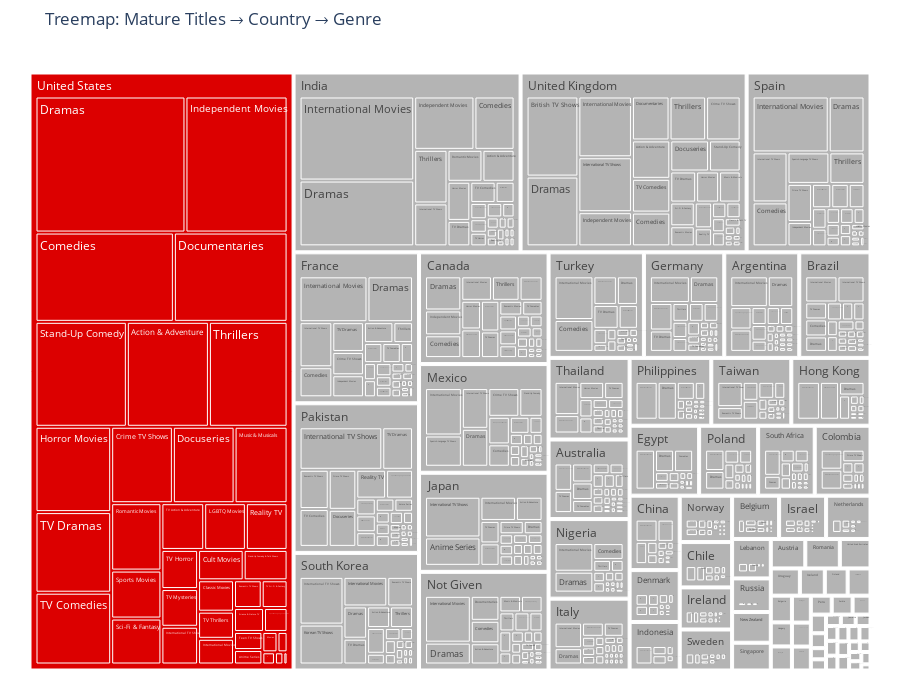

The notebook cell this image was saved under:
### Markdown cell above
### design
- Ggf. mehr Fokus auf etwas, das noch erst in der STory entdeckt wird?

### Story
- Herunterbrechen, damit keine falschen Ideen passieren bezüglich dem Mature-Content (Porn?)
- Es gibt Comedies, die als Mature gelten in den USA, was möglicherweise in Europa lächerlich wäre (verklagungen? Microwave-Hints)

### Code cell
import plotly.express as px

# Datensatz filtern
df_mature = df_netflix.query('rating_age >= 17')
df_mature_exp = df_mature.explode('genres_list')

# Nur gültige Einträge (Genres + Country)
df_mature_exp = df_mature_exp.dropna(subset=["country", "genres_list"])

# Top-Land bestimmen
country_counts = (
    df_mature_exp.groupby("country")
    .size()
    .sort_values(ascending=False)
)

top_country = country_counts.index[0]

# Farbdict erstellen:
color_map = {c: "rgb(220,0,0)" if c == top_country else "rgb(180,180,180)"
             for c in df_mature_exp["country"].unique()}

# Treemap
fig = px.treemap(
    df_mature_exp,
    path=["country", "genres_list"],
    color="country",                 # <-- WICHTIG
    color_discrete_map=color_map,   # <-- garantiert deine Farben
    title="Treemap: Mature Titles → Country → Genre"
)

fig.update_layout(
    margin=dict(t=50, l=25, r=25, b=25),
    height=700
)

fig.show()

### Figure 1 — Plotly figure (JSON) as saved in the notebook; plotly's stock layout.template omitted (floating-point values rounded to 4 significant figures; data arrays with more than 128 entries replaced by an {"elided": "..."} marker saying what was removed)
{"data": [{"branchvalues": "total", "customdata": {"elided": "978x1 str values"}, "domain": {"x": [0, 1], "y": [0, 1]}, "hovertemplate": "labels=%{label}<br>count=%{value}<br>parent=%{parent}<br>id=%{id}<br>country=%{customdata[0]}<extra></extra>", "ids": {"elided": "978 str values"}, "labels": {"elided": "978 str values"}, "marker": {"colors": {"elided": "978 str values"}}, "name": "", "parents": {"elided": "978 str values"}, "type": "treemap", "values": {"elided": "978 int values"}}], "layout": {"height": 700, "legend": {"tracegroupgap": 0}, "margin": {"b": 25, "l": 25, "r": 25, "t": 50}, "title": {"text": "Treemap: Mature Titles → Country → Genre"}}}
